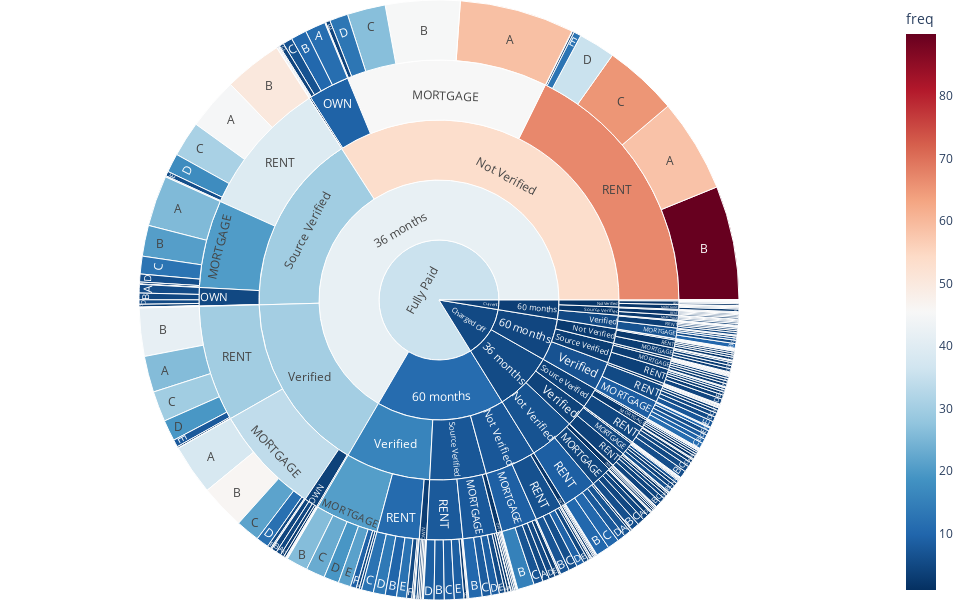

The notebook cell this image was saved under:
### Code cell
import plotly.express as px
fig = px.sunburst(df_m, path=['loan_status','term', 'verification_status', 'home_ownership',
                        'grade'], values='freq',
                  color='freq',
                  color_continuous_scale='rdbu_r',
                  width=960, height=600
                 )
fig.update_layout(margin = dict(t=0, l=0, r=0, b=0))
fig.show()

### Figure 1 — Plotly figure (JSON) as saved in the notebook; plotly's stock layout.template omitted (floating-point values rounded to 4 significant figures; data arrays with more than 128 entries replaced by an {"elided": "..."} marker saying what was removed)
{"data": [{"branchvalues": "total", "customdata": {"elided": "400x1 float values"}, "domain": {"x": [0, 1], "y": [0, 1]}, "hovertemplate": "labels=%{label}<br>freq_sum=%{value}<br>parent=%{parent}<br>id=%{id}<br>freq=%{color}<extra></extra>", "ids": {"elided": "400 str values"}, "labels": {"elided": "400 str values"}, "marker": {"coloraxis": "coloraxis", "colors": {"elided": "400 float values"}}, "name": "", "parents": {"elided": "400 str values"}, "type": "sunburst", "values": {"elided": "400 int values"}}], "layout": {"coloraxis": {"colorbar": {"title": {"text": "freq"}}, "colorscale": [[0, "rgb(5,48,97)"], [0.1, "rgb(33,102,172)"], [0.2, "rgb(67,147,195)"], [0.3, "rgb(146,197,222)"], [0.4, "rgb(209,229,240)"], [0.5, "rgb(247,247,247)"], [0.6, "rgb(253,219,199)"], [0.7, "rgb(244,165,130)"], [0.8, "rgb(214,96,77)"], [0.9, "rgb(178,24,43)"], [1, "rgb(103,0,31)"]]}, "height": 600, "legend": {"tracegroupgap": 0}, "margin": {"b": 0, "l": 0, "r": 0, "t": 0}, "width": 960}}
